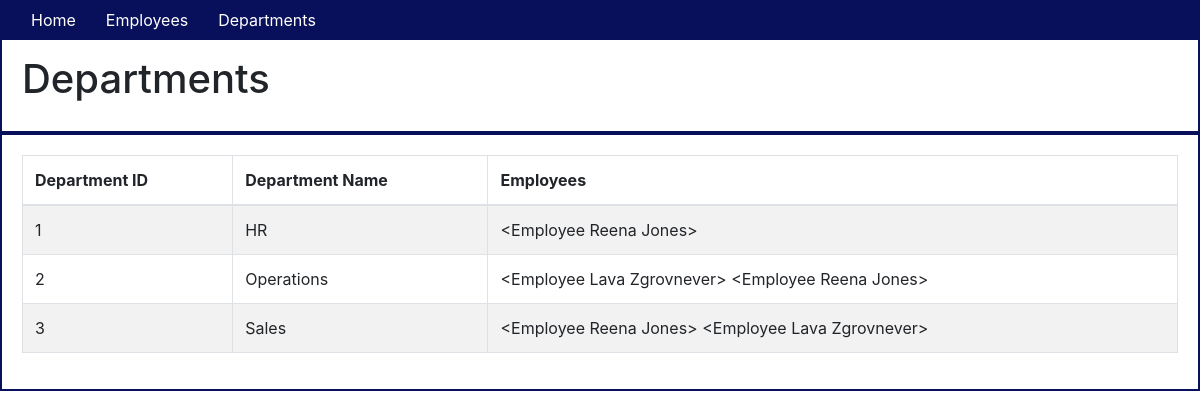
The page /departments on the database its author committed.
### app/models.py (models this page shows, shortened)
class Department(db.Model):
    id = db.Column(db.Integer, primary_key=True)
    name = db.Column(db.String(64))
    employees = db.relationship('Employee', secondary=links, backref='department', lazy='dynamic')

class Employee(db.Model):
    id = db.Column(db.Integer, primary_key=True)
    first_name = db.Column(db.String(64))
    last_name = db.Column(db.String(64), index=True)
    departments = db.relationship('Department', secondary=links, backref='employee', lazy='dynamic')
    def __repr__(self):
        return '<Employee {} {}>'.format(self.first_name, self.last_name)

### app/routes.py (the view)
@app.route('/departments')
def show_departments():
    employees = Employee.query.all()
    departments = Department.query.all()
    return render_template('departments.html', title="Departments", employees=employees, departments=departments)

### app/templates/departments.html
{% extends "base.html" %} {% block content %}
<div class="container-fluid">
    <div class="row">
        <h1>Departments</h1>
    </div>
    <div class="row">
        <table class="table table-striped table-bordered">
            <thead>
                <th>Department ID</th>
                <th>Department Name</th>
                <th>Employees</th>
            </thead>
            <tbody>
                {% for department in departments %}
                <tr>
                    <td>{{department.id}}</td>
                    <td>{{department.name}}</td>
                    <td>
                        {% for department_employee in department.employees %} {{department_employee}} {% endfor %}
                    </td>
                </tr>
                {% endfor %}
            </tbody>
        </table>
    </div>
</div>
{% endblock %}

### app/static/css/styles.css (style rules this page uses)
.row { padding: 20px; border: solid #080F5B 2px; }

### rows shown on the page
Department: id "1", name "HR"
Employee: first_name+last_name "<Employee Reena Jones>"
Department: id "2", name "Operations"
Employee: first_name+last_name "<Employee Lava Zgrovnever>"
Department: id "3", name "Sales"
